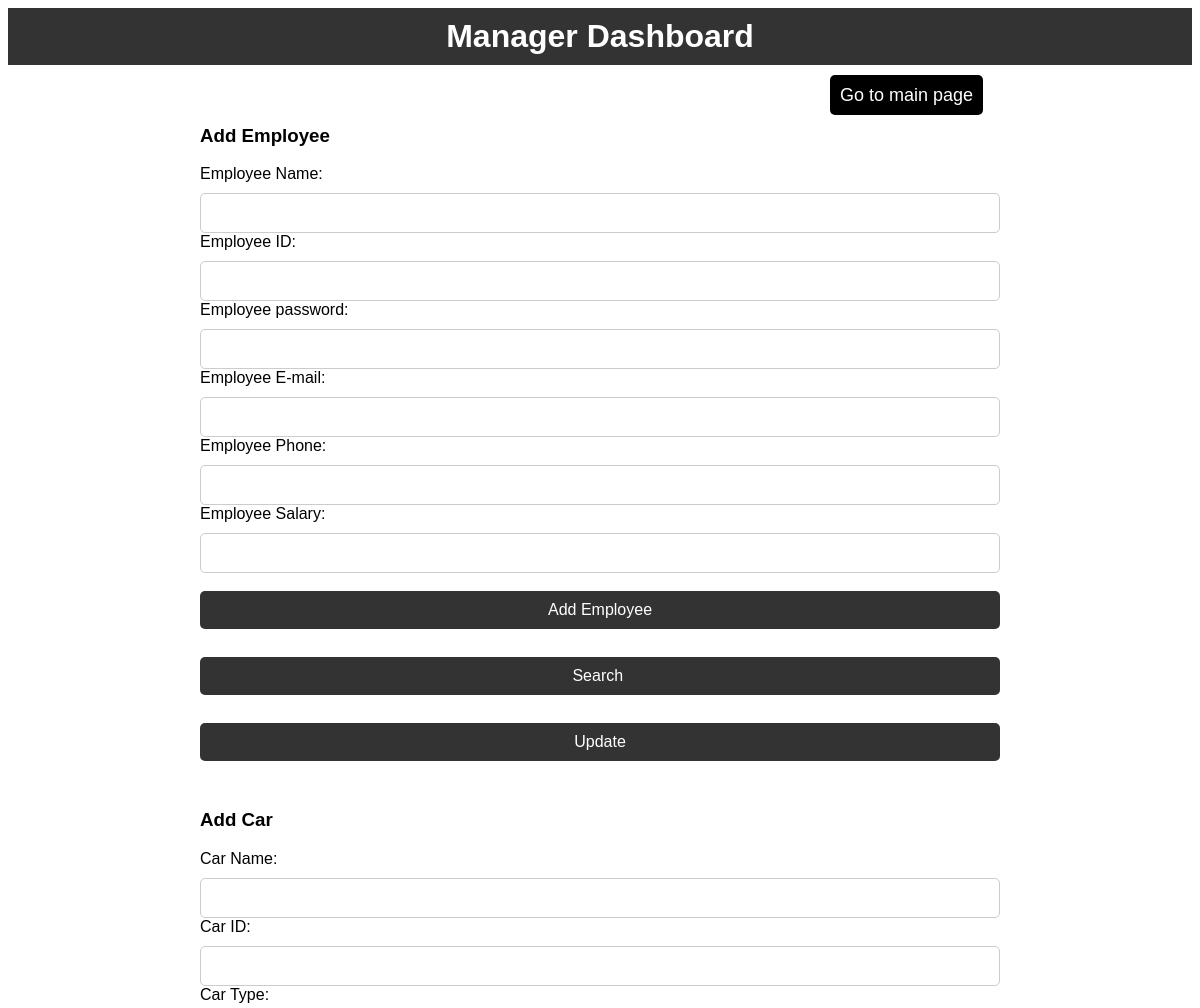
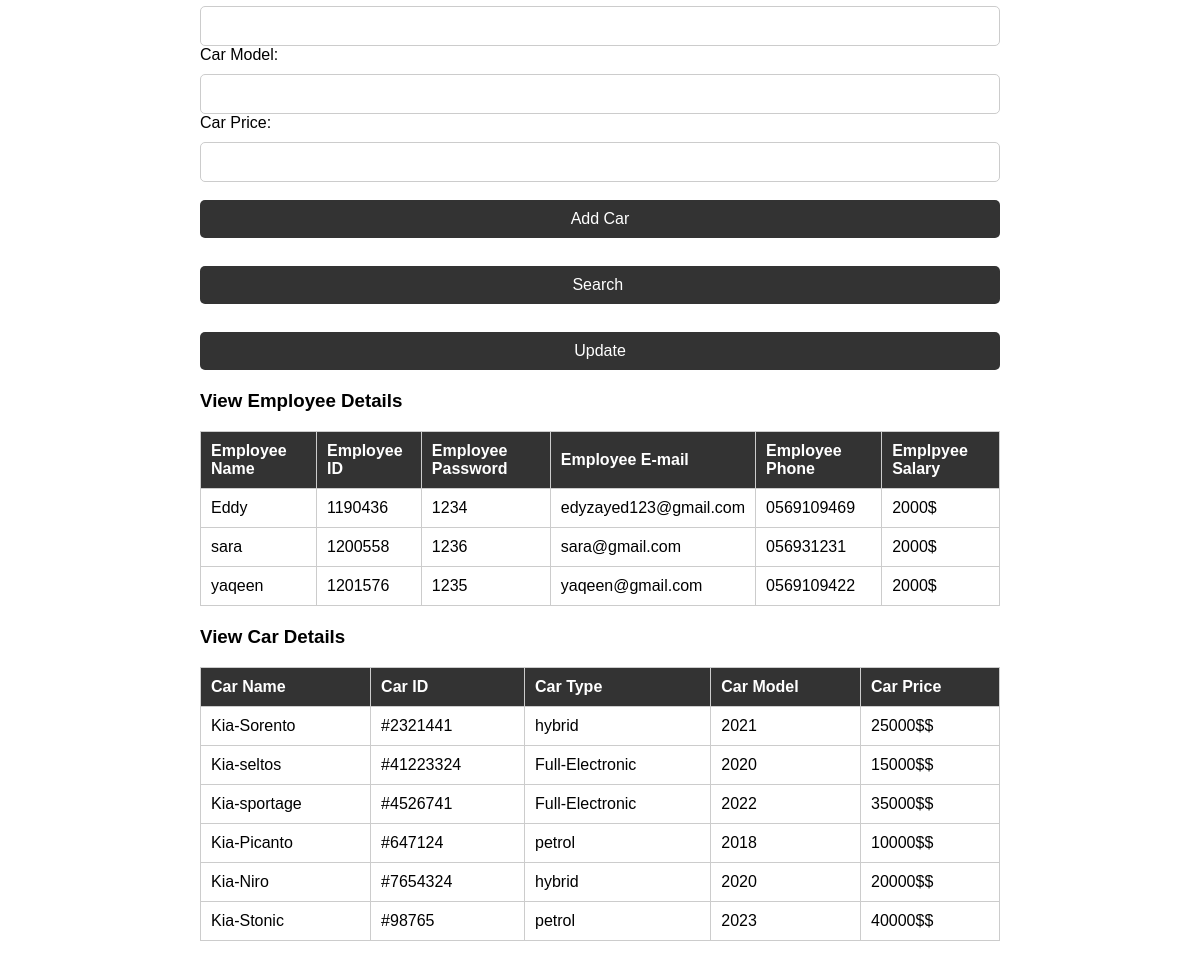
/manager.php, run on the app's committed database (2 pictures, top to bottom).
### tables this page shows
CREATE TABLE employees (
    emp_id varchar(50) PRIMARY KEY,
    emp_name VARCHAR(50) NOT NULL,
    pass VARCHAR(50) NOT NULL,
    salary varchar(50) NOT NULL,
    phone VARCHAR(50) NOT NULL,
    email VARCHAR(50) NOT NULL,
    url VARCHAR(50) NOT NULL,
    FOREIGN KEY(url) REFERENCES website(url)
   
);

CREATE TABLE cars (
    car_id varchar(50) PRIMARY KEY,
    car_name VARCHAR(50) NOT NULL,
    car_type VARCHAR(50) NOT NULL,
    car_price varchar(50) NOT NULL,
    car_model VARCHAR(50) NOT NULL,
	url VARCHAR(50) NOT NULL,
    accountant_id VARCHAR(50),
    FOREIGN KEY (url) REFERENCES website(url),
    FOREIGN KEY(accountant_id) REFERENCES accountant_employee (accountant_id)
);

### manager.php (the view, shortened to what this page needs)
<!DOCTYPE html>
<html lang="en">
<head>
  <link href="assets/css/accountant&manager.css" rel="stylesheet">
</head>
<body>
  <header>
    <h1>Manager Dashboard</h1>
  </header>
  <main>
    <div class="goback">
      <a href="index.php">Go to main page</a>
    </div>
    <section>
      <h3>Add Employee</h3>
      <form action="manager.php" method="post">
        <label for="employee_name">Employee Name:</label>
        <input type="text" id="employee_name" name="employee_name" value=" <?php echo (isset($nameE)) ?  $nameE : '';  ?>">
        <br>
        <label for="employee_id">Employee ID:</label>
        <input type="text" id="employee_id" name="employee_id" value="<?php echo (isset($ide)) ?  $ide : ''; ?> ">
        <br>
        <label for="employee_pass">Employee password:</label>
        <input type="text" id="employee_pass" name="employee_pass" value="<?php echo (isset($passw)) ? $passw : ''; ?> ">
        <br>
        <label for="employee_email">Employee E-mail:</label>
        <input type="text" id="employee_email" name="employee_email" value="<?php echo (isset($email)) ? $email : ''; ?> ">
        <br>
        <label for="employee_phone">Employee Phone:</label>
        <input type="text" id="employee_phone" name="employee_phone" value="<?php echo (isset($phone)) ? $phone : ''; ?> ">
        <br>
        <label for="employee_salary">Employee Salary:</label>
        <input type="text" id="employee_salary" name="employee_salary" value="<?php echo (isset($salary)) ? $salary : ''; ?> ">
        <br><br>
        <input type="submit" name="addE" value="Add Employee">
        <br>
        <input type="submit" name="searchE" value="Search ">
        <br>
        <input type="submit" name="updateE" value="Update">
        <br>
      </form>
    </section>
    <section>
      <h3>Add Car</h3>
      <form action="manager.php" method="post">
        <label for="car_name">Car Name:</label>
        <input type="text" id="car_name" name="car_name" value=" <?php echo (isset($name)) ? $name : ''; ?>">
        <br>
        <label for="car_ID">Car ID:</label>
        <input type="text" id="car_ID" name="car_ID" value="<?php echo (isset($id)) ? $id : ''; ?>">
        <br>
        <label for="car_type">Car Type:</label>
        <input type="text" id="car_type" name="car_type" value="<?php echo (isset($type)) ? $type : ''; ?>">
        <br>
        <label for="car_model">Car Model:</label>
        <input type="text" id="car_model" name="car_model" value=" <?php echo (isset($model)) ? $model : ''; ?> ">
        <br>
        <label for="car_price">Car Price:</label>
        <input type="text" id="car_price" name="car_price" value="<?php echo (isset($price)) ? $price : ''; ?> ">
        <br><br>
        <input type="submit" name="addC" value="Add Car">
        <br>
        <input type="submit" name="searchC" value="Search ">
        <br>
        <input type="submit" name="update" value="Update">
      </form>
    </section>
    <section>
      <h3>View Employee Details</h3>
      <table>
        <tr>
          <th>Employee Name</th>
          <th>Employee ID</th>
          <th>Employee Password</th>
          <th>Employee E-mail</th>
          <th>Employee Phone</th>
          <th>Emplpyee Salary</th>
        </tr>
        <?php
        include_once 'connect.php';
        $sqlselect = "SELECT * FROM employees";
        $result = mysqli_query($conn, $sqlselect);
        while ($row = mysqli_fetch_assoc($result)) {
          echo "<tr>";
          echo "<td>" . $row['emp_name'] . "</td>";
          echo "<td>" . $row['emp_id'] . "</td>";
          echo "<td>" . $row['pass'] . "</td>";
          echo "<td>" . $row['email'] . "</td>";
          echo "<td>" . $row['phone'] . "</td>";
          echo "<td>" . $row['salary'] . "</td>";
          echo "</tr>";
        }
        ?>
      </table>
    </section>
    <section>
      <h3>View Car Details</h3>
      <table>
        <tr>
          <th>Car Name</th>
          <th>Car ID</th>
          <th>Car Type</th>
          <th>Car Model</th>
          <th>Car Price</th>
        </tr>
        <?php
        include_once 'connect.php';
        $sql = "SELECT * FROM cars";
        $result = mysqli_query($conn, $sql);
        while ($row = mysqli_fetch_assoc($result)) {
          echo "<tr>";
          echo "<td>" . $row['car_name'] . "</td>";
          echo "<td>" . $row['car_id'] . "</td>";
          echo "<td>" . $row['car_type'] . "</td>";
          echo "<td>" . $row['car_model'] . "</td>";
          echo "<td>" . $row['car_price'] . '$' . "</td>";
          echo "</tr>";
        }
        ?>

### assets/css/accountant&manager.css (style rules this page uses)
body { font-family: Arial, sans-serif; }
header { background-color: #333; color: #fff; text-align: center; padding: 10px; }
header h1 { margin: 0; }
main { max-width: 800px; margin: 0 auto; padding: 20px; }
section { margin-bottom: 20px; }
label, input[type="submit"] { display: block; margin-bottom: 10px; }
input[type="text"], input[type="password"] { width: 100%; padding: 10px; font-size: 16px; box-sizing: border-box; border-radius: 5px; border: 1px solid #ccc; }
input[type="submit"] { width: 100%; background-color: #333; color: #fff; padding: 10px; font-size: 16px; border: none; border-radius: 5px; cursor: pointer; }
table { width: 100%; border-collapse: collapse; }
th, td { border: 1px solid #ccc; padding: 10px; text-align: left; }
th { background-color: #333; color: #fff; }
.goback a { font-size: 18px; border-radius: 5px; border: none; background-color:#000000; color: white; text-decoration:none; padding:10px; }
.goback { margin-left: 630px; }

### data on the page
employees: emp_name "Eddy", emp_id "1190436", pass "1234", email "edyzayed123@gmail.com", phone "0569109469", salary "2000$"
employees: emp_name "sara", emp_id "1200558", pass "1236", email "sara@gmail.com", phone "056931231", salary "2000$"
employees: emp_name "yaqeen", emp_id "1201576", pass "1235", email "yaqeen@gmail.com", phone "0569109422", salary "2000$"
cars: car_name "Kia-Sorento", car_id "#2321441", car_type "hybrid", car_model "2021", car_price "25000$"
cars: car_name "Kia-seltos", car_id "#41223324", car_type "Full-Electronic", car_model "2020", car_price "15000$"
cars: car_name "Kia-sportage", car_id "#4526741", car_type "Full-Electronic", car_model "2022", car_price "35000$"
cars: car_name "Kia-Picanto", car_id "#647124", car_type "petrol", car_model "2018", car_price "10000$"
cars: car_name "Kia-Niro", car_id "#7654324", car_type "hybrid", car_model "2020", car_price "20000$"
cars: car_name "Kia-Stonic", car_id "#98765", car_type "petrol", car_model "2023", car_price "40000$"
